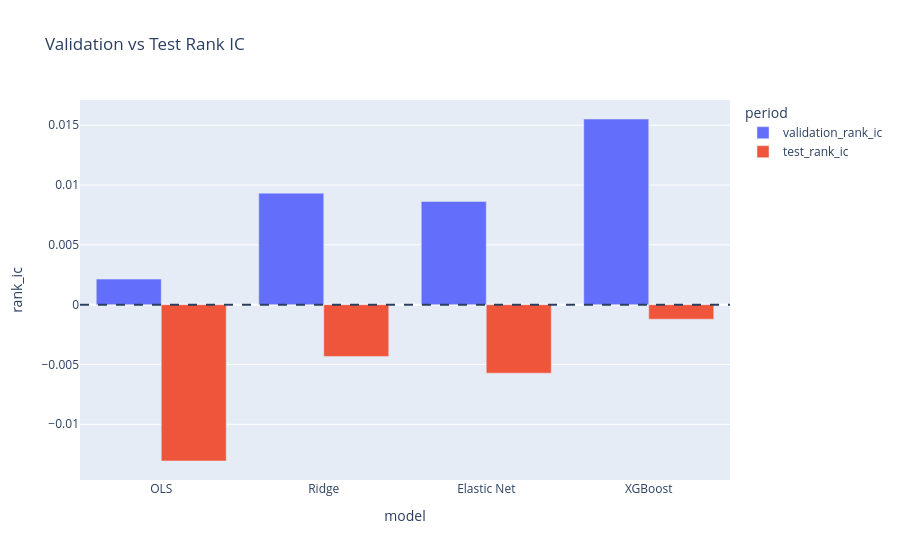

Notebook code cell kept with this figure:
### Code cell
# Plot
ic_long = ic_period_comparison.melt(
    id_vars="model",
    var_name="period",
    value_name="rank_ic",
)

fig = px.bar(
    ic_long,
    x="model",
    y="rank_ic",
    color="period",
    barmode="group",
    title="Validation vs Test Rank IC",
)

fig.add_hline(y=0, line_dash="dash")

fig.show()

### Figure 1 — Plotly figure (JSON) as saved in the notebook; plotly's stock layout.template omitted (floating-point values rounded to 4 significant figures)
{"data": [{"alignmentgroup": "True", "hovertemplate": "period=validation_rank_ic<br>model=%{x}<br>rank_ic=%{y}<extra></extra>", "legendgroup": "validation_rank_ic", "marker": {"color": "#636efa", "pattern": {"shape": ""}}, "name": "validation_rank_ic", "offsetgroup": "validation_rank_ic", "orientation": "v", "showlegend": true, "textposition": "auto", "type": "bar", "x": ["OLS", "Ridge", "Elastic Net", "XGBoost"], "xaxis": "x", "y": [0.002137, 0.00932, 0.008628, 0.01552], "yaxis": "y"}, {"alignmentgroup": "True", "hovertemplate": "period=test_rank_ic<br>model=%{x}<br>rank_ic=%{y}<extra></extra>", "legendgroup": "test_rank_ic", "marker": {"color": "#EF553B", "pattern": {"shape": ""}}, "name": "test_rank_ic", "offsetgroup": "test_rank_ic", "orientation": "v", "showlegend": true, "textposition": "auto", "type": "bar", "x": ["OLS", "Ridge", "Elastic Net", "XGBoost"], "xaxis": "x", "y": [-0.01307, -0.004332, -0.00573, -0.001214], "yaxis": "y"}], "layout": {"barmode": "group", "legend": {"title": {"text": "period"}, "tracegroupgap": 0}, "shapes": [{"line": {"dash": "dash"}, "type": "line", "x0": 0, "x1": 1, "xref": "x domain", "y0": 0, "y1": 0, "yref": "y"}], "title": {"text": "Validation vs Test Rank IC"}, "xaxis": {"anchor": "y", "domain": [0, 1], "title": {"text": "model"}}, "yaxis": {"anchor": "x", "domain": [0, 1], "title": {"text": "rank_ic"}}}}
